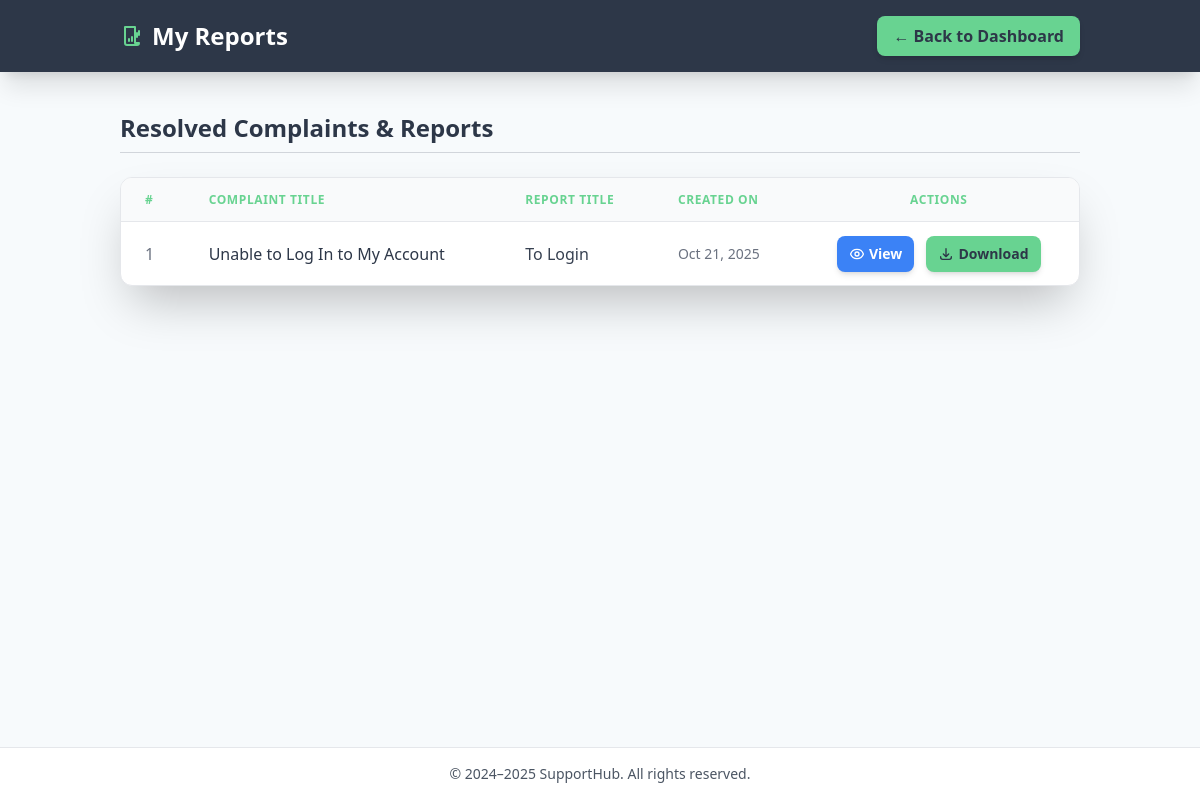
The app's page /reports/ (signed in) with its own data.
### SupportHub/models.py (models this page shows, shortened)
class ComplaintReport(models.Model):
    complaint = models.OneToOneField(Complaint, on_delete=models.CASCADE, related_name='report')
    report_title = models.CharField(max_length=200)
    report_content = models.TextField(blank=True, null=True)
    attached_file = models.FileField(upload_to='reports/', blank=True, null=True)
    created_at = models.DateTimeField(auto_now_add=True)

class Complaint(models.Model):
    STATUS_CHOICES = [
        ('Pending', 'Pending'),
        ('In Progress', 'In Progress'),
        ('Resolved', 'Resolved'),
        ('Closed', 'Closed'),
    ]
    CATEGORY_CHOICES = [
        ('IT', 'IT Issue'),
        ('HR', 'HR Issue'),
        ('Maintenance', 'Maintenance'),
        ('Finance', 'Finance'),
        ('Other', 'Other'),
    ]
    user = models.ForeignKey(User, on_delete=models.CASCADE, related_name='complaints')
    title = models.CharField(max_length=200)
    category = models.CharField(max_length=50, choices=CATEGORY_CHOICES, default='Other')
    description = models.TextField()
    status = models.CharField(max_length=20, choices=STATUS_CHOICES, default='Pending')
    admin_remarks = models.TextField(blank=True, null=True)
    created_at = models.DateTimeField(auto_now_add=True)
    updated_at = models.DateTimeField(auto_now=True)

### SupportHub/views.py (the view)
# urls.py: path('reports/', views.user_reports, name='user_reports'),
@login_required
def user_reports(request):
    reports = ComplaintReport.objects.filter(complaint__user=request.user)
    return render(request, 'user_reports.html', {'reports': reports})

### SupportHub/Templates/user_reports.html (shortened to what this page needs)
<!DOCTYPE html>
<html lang="en">
<head>
    <script src="https://cdn.tailwindcss.com"></script>
</head>
<body class="bg-pastel-light min-h-screen flex flex-col font-sans">
    <header class="bg-dark-header text-white py-4 shadow-xl">
        <div class="container mx-auto flex justify-between items-center px-6 md:px-8">
            <h1 class="text-2xl font-extrabold flex items-center space-x-2">
                <svg class="w-6 h-6 text-primary-green" fill="none" stroke="currentColor" viewBox="0 0 24 24" xmlns="http://www.w3.org/2000/svg"><path stroke-linecap="round" stroke-linejoin="round" stroke-width="2" d="M9 17v-2m3 2v-4m3 4v-6m2 2V9m2 2V7m-4 12V3H5v16c0 1.1.9 2 2 2h10c1.1 0 2-.9 2-2z"/></svg>
                <span>My Reports</span>
            </h1>
            <a href="{% url 'dashboard' %}" class="bg-primary-green text-dark-gray px-4 py-2 rounded-lg font-semibold hover-bg-primary-green transition duration-200 shadow-md">
                ← Back to Dashboard
            </a>
        </div>
    </header>
    <main class="flex-grow container mx-auto px-4 md:px-8 py-10">
        <h2 class="text-2xl font-bold text-dark-gray mb-6 border-b pb-2 border-gray-300">Resolved Complaints & Reports</h2>
        {% if reports %}
        <div class="overflow-x-auto bg-white shadow-2xl rounded-xl border border-gray-200">
            <table class="min-w-full divide-y divide-gray-200">
                <thead class="bg-gray-50">
                    <tr>
                        <th class="table-cell text-left text-xs font-extrabold text-primary-green uppercase tracking-wider">#</th>
                        <th class="table-cell text-left text-xs font-extrabold text-primary-green uppercase tracking-wider">Complaint Title</th>
                        <th class="table-cell text-left text-xs font-extrabold text-primary-green uppercase tracking-wider hidden sm:table-cell">Report Title</th>
                        <th class="table-cell text-left text-xs font-extrabold text-primary-green uppercase tracking-wider hidden md:table-cell">Created On</th>
                        <th class="table-cell text-center text-xs font-extrabold text-primary-green uppercase tracking-wider">Actions</th>
                    </tr>
                </thead>
                <tbody class="divide-y divide-gray-100">
                    {% for report in reports %}
                    <tr class="hover:bg-gray-50 transition duration-150">
                        <td class="table-cell text-gray-500">{{ forloop.counter }}</td>
                        <td class="table-cell font-medium text-dark-gray">
                            {{ report.complaint.title }}
                        </td>
                        <td class="table-cell text-gray-700 hidden sm:table-cell">
                            {{ report.report_title }}
                        </td>
                        <td class="table-cell text-gray-500 text-sm hidden md:table-cell">
                            {{ report.created_at|date:"M d, Y" }}
                        </td>
                        <td class="table-cell text-center space-x-2">
                            <a href="{% url 'view_report' report.id %}"
                               class="inline-flex items-center bg-blue-500 hover:bg-blue-600 text-white px-3 py-2 rounded-lg text-sm font-semibold transition duration-200 shadow-md">
                                View
                            </a>
                            <a href="{% url 'download_report' report.id %}"
                               class="inline-flex items-center bg-primary-green hover-bg-primary-green text-dark-gray px-3 py-2 rounded-lg text-sm font-semibold transition duration-200 shadow-md">
                                <svg class="w-4 h-4 mr-1" fill="none" stroke="currentColor" viewBox="0 0 24 24" xmlns="http://www.w3.org/2000/svg"><path stroke-linecap="round" stroke-linejoin="round" stroke-width="2" d="M4 16v1a3 3 0 003 3h10a3 3 0 003-3v-1m-4-4l-4 4m0 0l-4-4m4 4V4"></path></svg>
                                Download
                            </a>
                        </td>
                    </tr>
                    {% endfor %}
                </tbody>
            </table>
        </div>
        {% endif %}
    </main>
    <footer class="bg-white border-t text-gray-600 text-center py-4 text-sm">
        © 2024–2025 SupportHub. All rights reserved.
    </footer>
</body>
</html>

### SupportHub/Templates/user_reports.html (style rules this page uses)
.bg-primary-green { background-color: #68d391; }
.text-primary-green { color: #68d391; }
.bg-dark-header { background-color: #2d3748; }
.bg-pastel-light { background-color: #f7fafc; }
.text-dark-gray { color: #2d3748; }
.table-cell { padding-top: 0.85rem; padding-bottom: 0.85rem; padding-left: 1.5rem; padding-right: 1.5rem; }

### records on screen
ComplaintReport: complaint "Unable to Log In to My Account", report_title "To Login", created_at "Oct 21, 2025"
